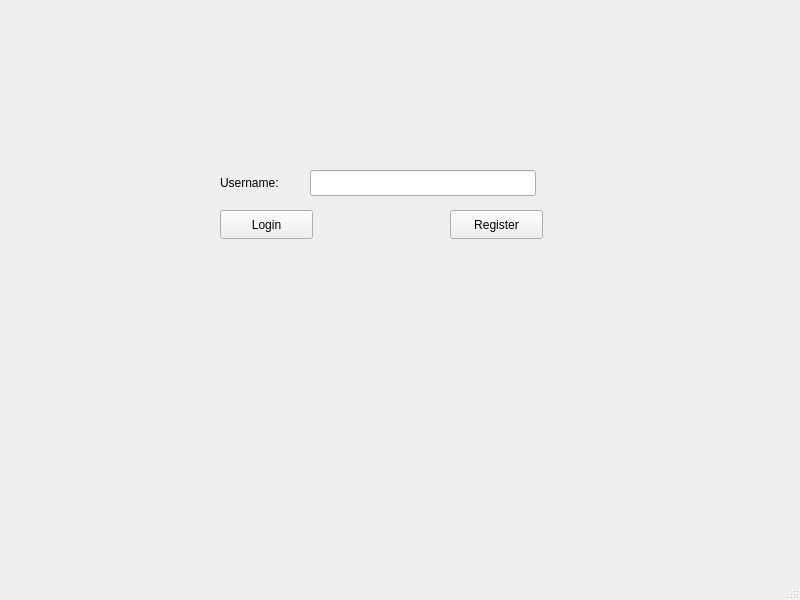
<?xml version="1.0" encoding="UTF-8"?>
<ui version="4.0">
 <class>MainWindow</class>
 <widget class="QMainWindow" name="MainWindow">
  <property name="geometry">
   <rect>
    <x>0</x>
    <y>0</y>
    <width>800</width>
    <height>600</height>
   </rect>
  </property>
  <property name="windowTitle">
   <string>MainWindow</string>
  </property>
  <widget class="QWidget" name="centralwidget">
   <widget class="QLabel" name="label">
    <property name="geometry">
     <rect>
      <x>220</x>
      <y>170</y>
      <width>69</width>
      <height>26</height>
     </rect>
    </property>
    <property name="text">
     <string>Username:</string>
    </property>
   </widget>
   <widget class="QLineEdit" name="usernameLineEdit">
    <property name="geometry">
     <rect>
      <x>310</x>
      <y>170</y>
      <width>226</width>
      <height>26</height>
     </rect>
    </property>
   </widget>
   <widget class="QPushButton" name="pushButton">
    <property name="geometry">
     <rect>
      <x>220</x>
      <y>210</y>
      <width>93</width>
      <height>29</height>
     </rect>
    </property>
    <property name="text">
     <string>Login</string>
    </property>
   </widget>
   <widget class="QPushButton" name="registerButton">
    <property name="geometry">
     <rect>
      <x>450</x>
      <y>210</y>
      <width>93</width>
      <height>29</height>
     </rect>
    </property>
    <property name="text">
     <string>Register</string>
    </property>
   </widget>
  </widget>
  <widget class="QMenuBar" name="menubar">
   <property name="geometry">
    <rect>
     <x>0</x>
     <y>0</y>
     <width>800</width>
     <height>26</height>
    </rect>
   </property>
  </widget>
  <widget class="QStatusBar" name="statusbar"/>
 </widget>
 <resources/>
 <connections/>
</ui>
